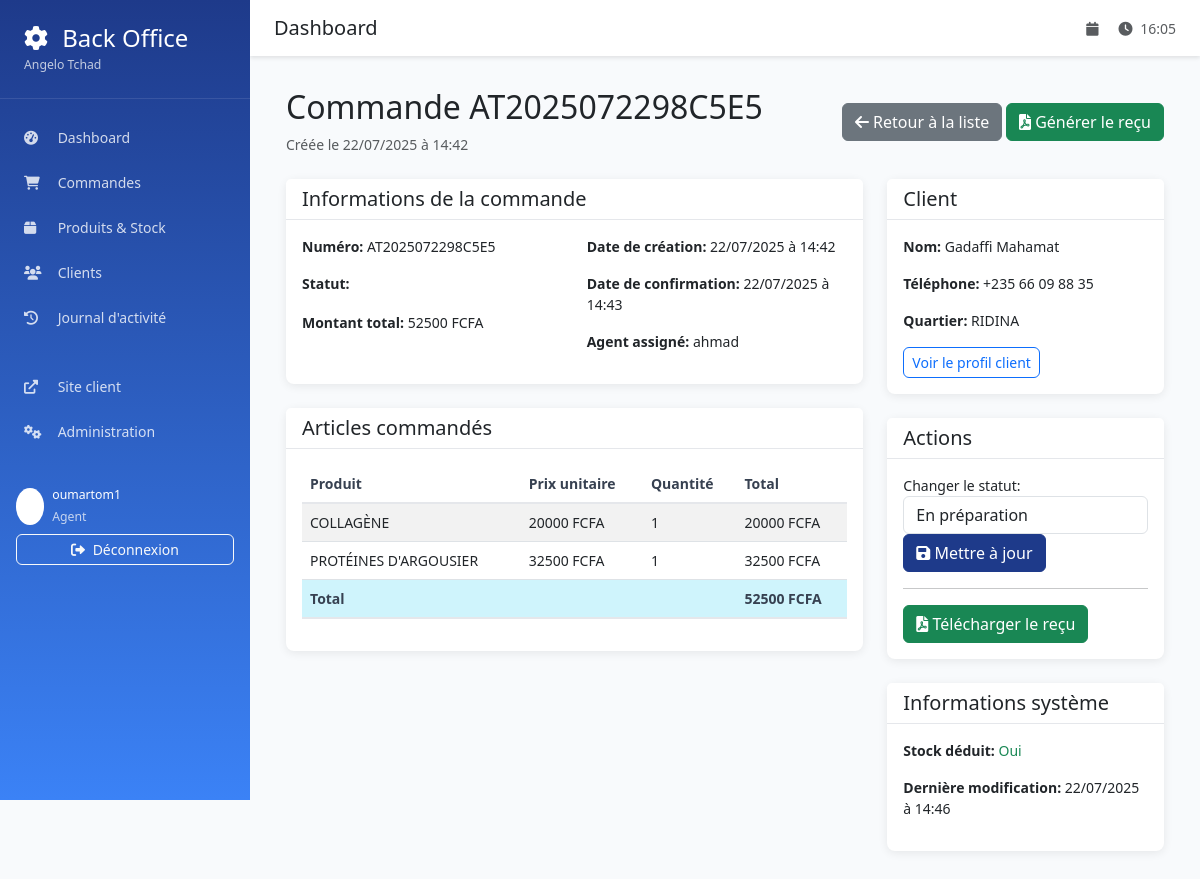
The page /backoffice/orders/9/ (signed in) on the database as committed earlier.
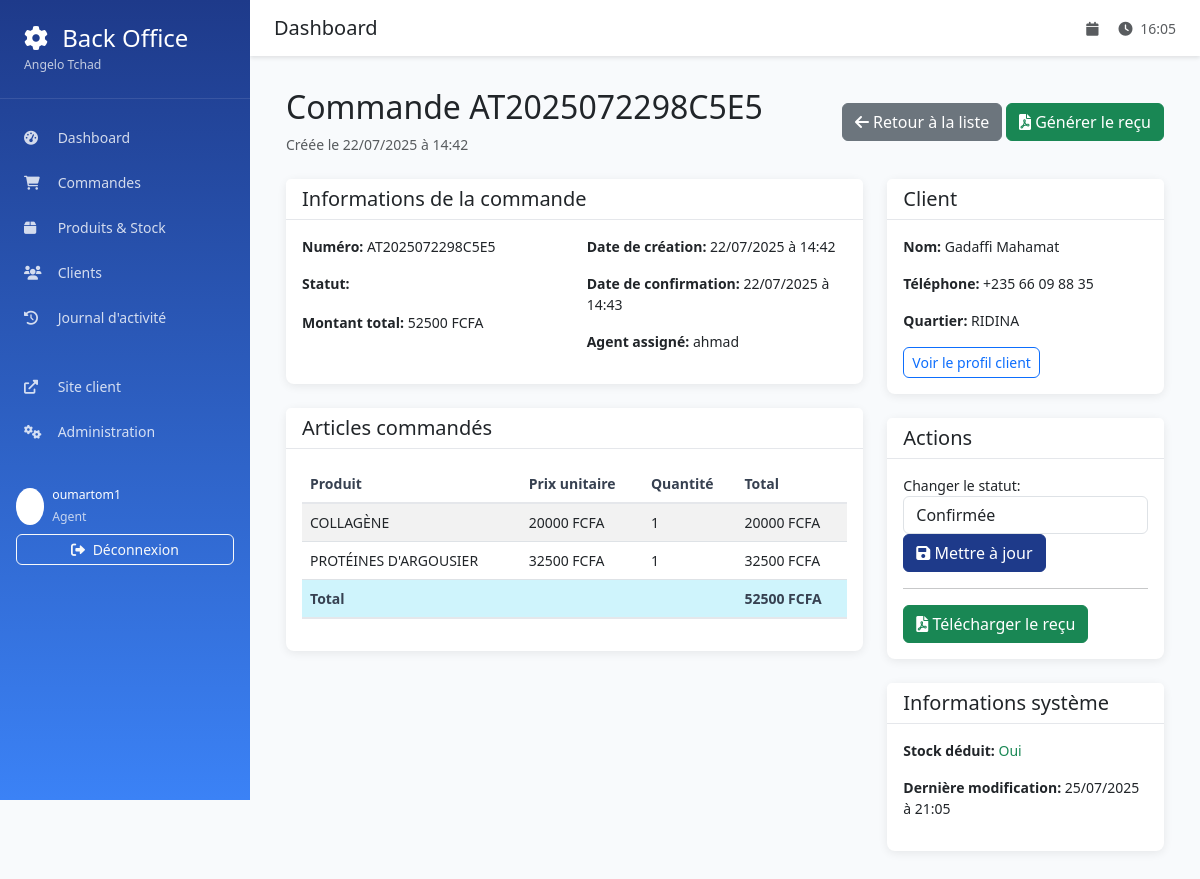
The same page on the database as committed later.
### orders/models.py (models this page shows, shortened)
class Order(models.Model):
    STATUS_CHOICES = [
        ('pending', 'En attente'),
        ('confirmed', 'Confirmée'),
        ('preparing', 'En préparation'),
        ('ready', 'Prête'),
        ('delivered', 'Livrée'),
        ('cancelled', 'Annulée'),
    ]
    order_number = models.CharField(
        max_length=20,
        unique=True,
        verbose_name="Numéro de commande"
    )
    client = models.ForeignKey(
        Client,
        on_delete=models.CASCADE,
        verbose_name="Client"
    )
    status = models.CharField(
        max_length=20,
        choices=STATUS_CHOICES,
        default='pending',
        verbose_name="Statut"
    )
    total_amount = models.DecimalField(
        max_digits=10,
        decimal_places=2,
        default=0,
        verbose_name="Montant total"
    )
    notes = models.TextField(blank=True, verbose_name="Notes")
    created_at = models.DateTimeField(auto_now_add=True, verbose_name="Date de création")
    updated_at = models.DateTimeField(auto_now=True)
    confirmed_at = models.DateTimeField(null=True, blank=True, verbose_name="Date de confirmation")
    delivered_at = models.DateTimeField(null=True, blank=True, verbose_name="Date de livraison")
    assigned_agent = models.ForeignKey(
        User,
        on_delete=models.SET_NULL,
        null=True,
        blank=True,
        verbose_name="Agent assigné"
    )
    stock_deducted = models.BooleanField(default=False, verbose_name="Stock déduit")
    class Meta:
        verbose_name = "Commande"
        verbose_name_plural = "Commandes"
        ordering = ['-created_at']
    @property
    def status_display(self):
        return dict(self.STATUS_CHOICES)[self.status]

class Client(models.Model):
    first_name = models.CharField(max_length=100, verbose_name="Prénom")
    last_name = models.CharField(max_length=100, verbose_name="Nom")
    phone_regex = RegexValidator(
        regex=r'^\+235\s?\d{2}\s?\d{2}\s?\d{2}\s?\d{2}$',
        message="Le numéro doit être au format: +235 XX XX XX XX"
    )
    phone_number = models.CharField(
        validators=[phone_regex],
        max_length=17,
        verbose_name="Numéro de téléphone"
    )
    neighborhood = models.CharField(max_length=200, verbose_name="Quartier")
    address_details = models.TextField(blank=True, verbose_name="Détails de l'adresse")
    created_at = models.DateTimeField(auto_now_add=True)
    class Meta:
        verbose_name = "Client"
        verbose_name_plural = "Clients"
        ordering = ['last_name', 'first_name']
    @property
    def full_name(self):
        return f"{self.first_name} {self.last_name}"

### backoffice/views.py (the view, shortened to what this page needs)
# urls.py: path('orders/<int:order_id>/', views.order_detail, name='order_detail'),
@login_required
def order_detail(request, order_id):
    order = get_object_or_404(Order, id=order_id)
    context = {
        'order': order,
        'status_choices': Order.STATUS_CHOICES,
    }
    return render(request, 'backoffice/order_detail.html', context)

### orders/models.py (called while the page is built)
    @property
    def subtotal(self):
        if self.quantity is None or self.unit_price is None:
            return 0
        return self.quantity * self.unit_price

### templates/backoffice/order_detail.html (shortened to what the changed rows need)
{% extends 'backoffice/base.html' %}
{% load static %}
{% block content %}
<div class="container-fluid">
    <div class="row">
        <div class="col-12">
            <div class="d-flex justify-content-between align-items-center mb-4">
                <div>
                    <h2>Commande {{ order.order_number }}</h2>
                    <p class="text-muted mb-0">Créée le {{ order.created_at|date:"d/m/Y à H:i" }}</p>
                </div>
            </div>
            <div class="row">
                <div class="col-md-8">
                    <div class="card mb-4">
                        <div class="card-body">
                            <div class="row">
                                <div class="col-md-6">
                                    <p><strong>Numéro:</strong> {{ order.order_number }}</p>
                                    <p><strong>Statut:</strong>
                                        <span class="badge badge-{% if order.status == 'pending' %}warning{% elif order.status == 'confirmed' %}info{% elif order.status == 'delivered' %}success{% else %}secondary{% endif %}">
                                        </span>
                                    </p>
                                    <p><strong>Montant total:</strong> {{ order.total_amount|floatformat:0 }} FCFA</p>
                                </div>
                                <div class="col-md-6">
                                    <p><strong>Date de création:</strong> {{ order.created_at|date:"d/m/Y à H:i" }}</p>
                                    {% if order.confirmed_at %}
                                    <p><strong>Date de confirmation:</strong> {{ order.confirmed_at|date:"d/m/Y à H:i" }}</p>
                                    {% endif %}
                                    {% if order.assigned_agent %}
                                    <p><strong>Agent assigné:</strong> {{ order.assigned_agent.get_full_name|default:order.assigned_agent.username }}</p>
                                    {% endif %}
                                </div>
                            </div>
                        </div>
                    </div>
                    <div class="card mb-4">
                        <div class="card-body">
                            <div class="table-responsive">
                                <table class="table table-striped">
                                    <thead>
                                        <tr>
                                            <th>Produit</th>
                                            <th>Prix unitaire</th>
                                            <th>Quantité</th>
                                            <th>Total</th>
                                        </tr>
                                    </thead>
                                    <tfoot>
                                        <tr class="table-info">
                                            <th colspan="3">Total</th>
                                            <th>{{ order.total_amount|floatformat:0 }} FCFA</th>
                                        </tr>
                                    </tfoot>
                                </table>
                            </div>
                        </div>
                    </div>
                </div>
                <div class="col-md-4">
                    <div class="card mb-4">
                        <div class="card-body">
                            <p><strong>Nom:</strong> {{ order.client.full_name }}</p>
                            <p><strong>Téléphone:</strong> {{ order.client.phone_number }}</p>
                            <p><strong>Quartier:</strong> {{ order.client.neighborhood }}</p>
                            <a href="{% url 'backoffice:client_detail' order.client.id %}" class="btn btn-sm btn-outline-primary">
                                Voir le profil client
                            </a>
                        </div>
                    </div>
                    <div class="card mb-4">
                        <div class="card-body">
                            <form method="post">
                                <div class="form-group">
                                    <label for="status">Changer le statut:</label>
                                    <select name="status" id="status" class="form-control">
                                        {% for value, label in status_choices %}
                                        <option value="{{ value }}" {% if value == order.status %}selected{% endif %}>
                                            {{ label }}
                                        </option>
                                        {% endfor %}
                                    </select>
                                </div>
                            </form>
                        </div>
                    </div>
                    <div class="card">
                        <div class="card-body">
                            <p><strong>Stock déduit:</strong>
                                {% if order.stock_deducted %}
                                <span class="text-success">Oui</span>
                                {% else %}
                                <span class="text-warning">Non</span>
                                {% endif %}
                            </p>
                            <p><strong>Dernière modification:</strong> {{ order.updated_at|date:"d/m/Y à H:i" }}</p>
                        </div>
                    </div>
                </div>
            </div>
        </div>
    </div>
</div>
{% endblock %}

Rows that differ between the two databases and show on the page:
changed Order "AT2025072298C5E5": status "En préparation" → "Confirmée"; updated_at "22/07/2025 à 14:46" → "25/07/2025 à 21:05"
